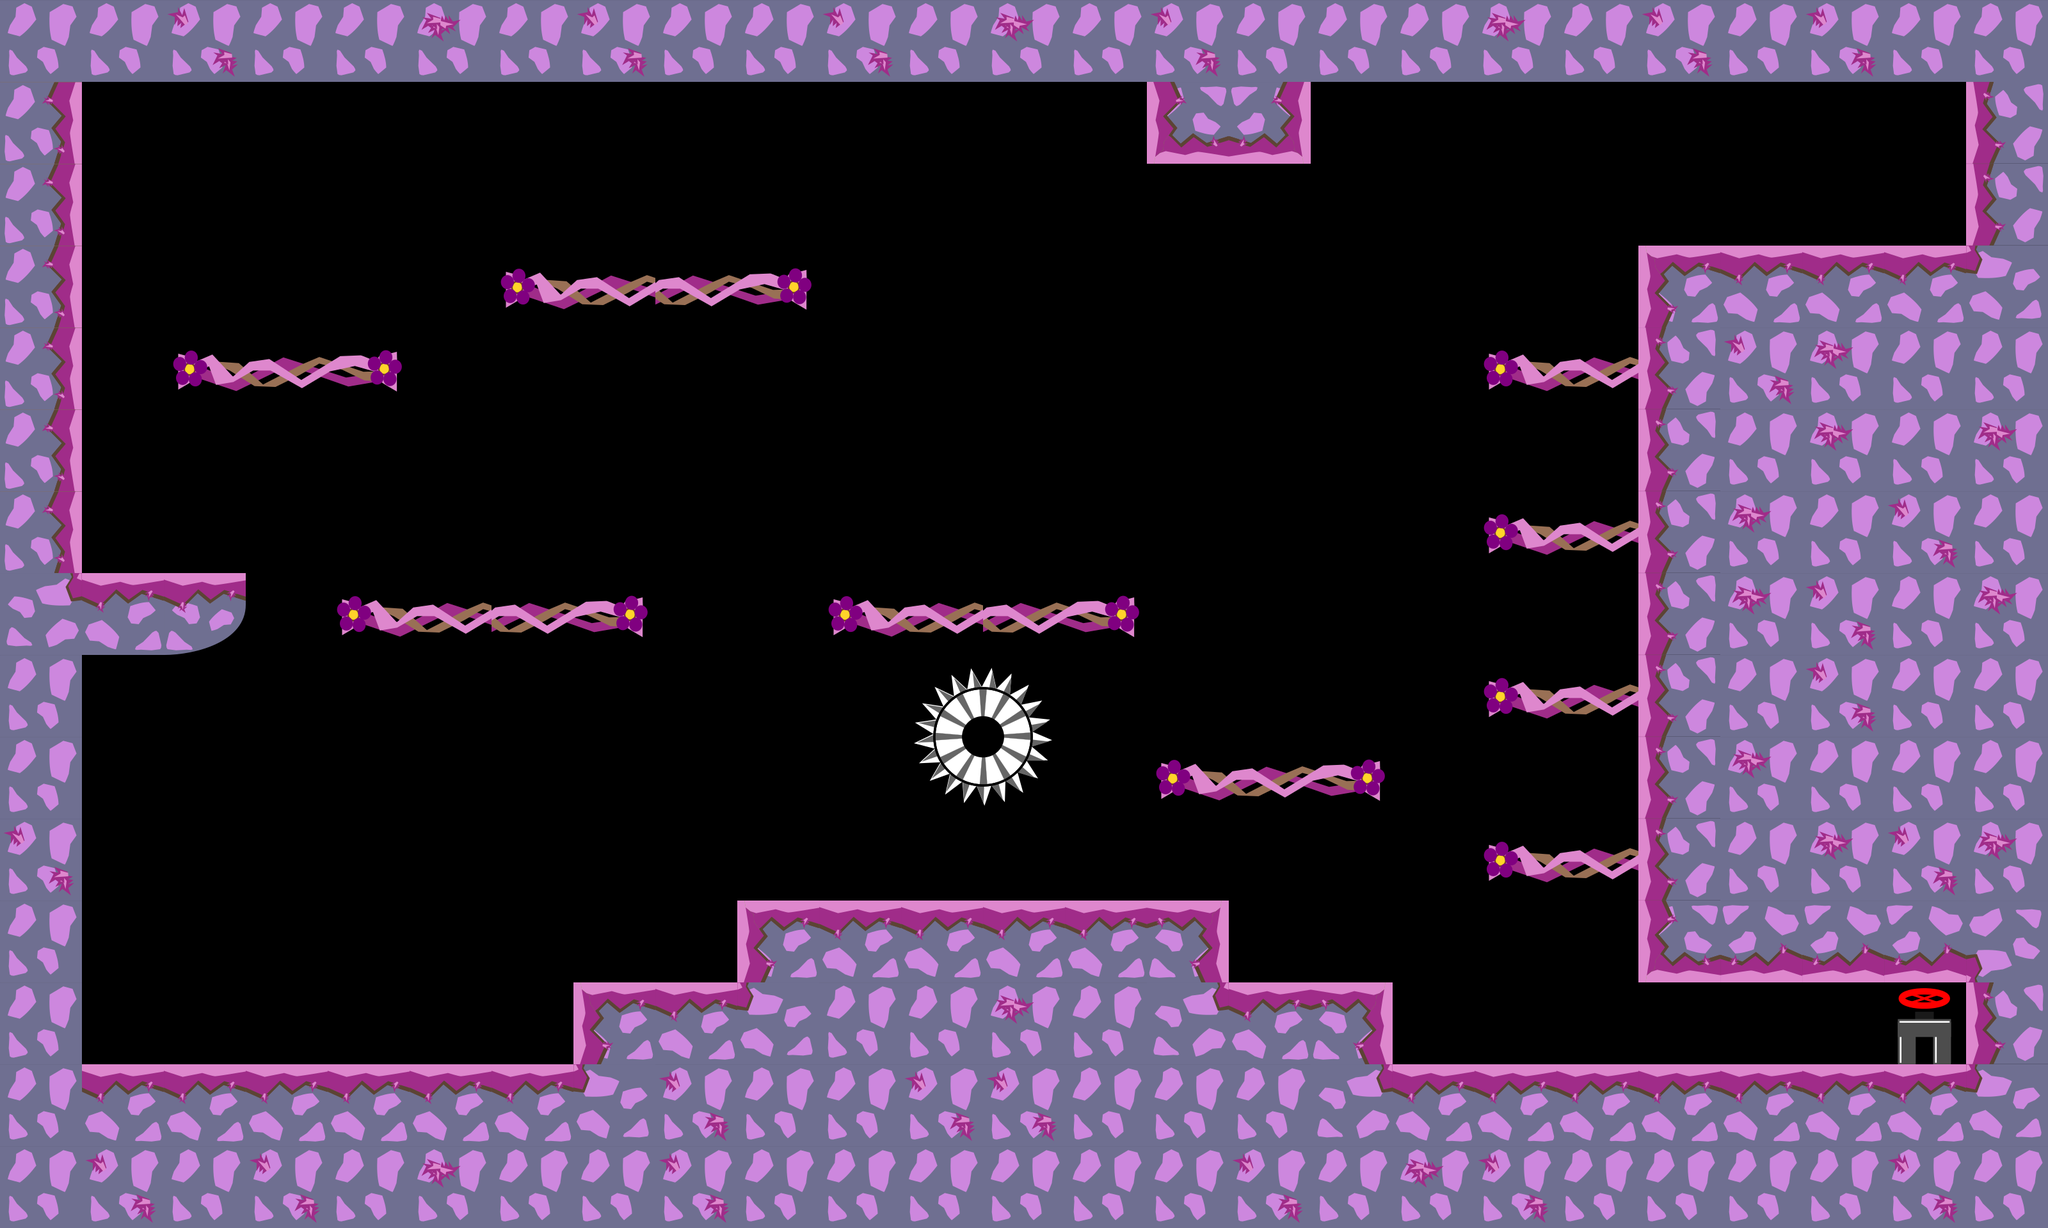

A level layout from a 2D game, rendered from its tile map. Below: a short description, then the map file with tile-grid data replaced by summaries:
An orthogonal 25x15 tile map with 128x128 px tiles, 2 tile layers (graphics, oil), 4 tilesets and 31 objects.

<map version="1.0" tiledversion="1.1.1" orientation="orthogonal" renderorder="right-down" width="25" height="15" tilewidth="128" tileheight="128" infinite="0" nextobjectid="198">
 <tileset firstgid="1" source="tiles_128x128.tsx" />
 <tileset firstgid="37" source="tiles_oil_128x128.tsx" />
 <tileset firstgid="77" source="tiles_128x128_vines.tsx" />
 <tileset firstgid="89" source="tiles_128x128_purple.tsx" />
 <layer name="graphics" width="25" height="15">
  <data>[375 cells, 186 non-empty, 23 distinct tile ids]</data>
 </layer>
 <layer name="oil" width="25" height="15">
  <data>[375 cells, 0 non-empty, 0 distinct tile ids]</data>
 </layer>
 <objectgroup name="blocks">
  <object id="2" x="3072" y="4" width="112" height="1696" />
  <object id="3" x="64" y="52" width="64" height="1684" />
  <object id="4" x="8" y="4" width="3172" height="120" />
  <object id="127" x="8" y="1664" width="3196" height="248.002" />
  <object id="191" x="2560" y="384" width="512" height="1152" />
  <object id="192" x="896" y="1536" width="1280" height="128" />
  <object id="193" x="1152" y="1408" width="768" height="128" />
  <object id="194" x="128" y="896" width="256" height="128" />
  <object id="196" x="1792" y="128" width="256" height="128" />
 </objectgroup>
 <objectgroup name="switch">
  <object id="160" x="128" y="768" width="128" height="128" />
 </objectgroup>
 <objectgroup name="levelEndBlock">
  <object id="146" x="2688" y="1536" width="128" height="128" />
 </objectgroup>
 <objectgroup name="slope" />
 <objectgroup name="passBlock">
  <object id="104" x="1309.2" y="943.56" width="460.485" height="46" />
  <object id="165" x="2336.17" y="814.769" width="215.697" height="46" />
  <object id="181" x="1819.2" y="1198.56" width="328.485" height="46" />
  <object id="182" x="537.38" y="937.954" width="465.818" height="46" />
  <object id="183" x="2335.8" y="559.86" width="215.697" height="46" />
  <object id="184" x="2337.14" y="1327.83" width="215.697" height="46" />
  <object id="187" x="2340.14" y="1070.83" width="215.697" height="46" />
  <object id="188" x="284.713" y="560.62" width="328.485" height="46" />
  <object id="189" x="791.38" y="429.954" width="460.985" height="46" />
 </objectgroup>
 <objectgroup name="flowers">
  <object id="74" x="1377.39" y="347.762" width="69.697" height="69.697">
   <ellipse />
  </object>
  <object id="76" x="388.242" y="347.399" width="69.697" height="69.697">
   <ellipse />
  </object>
  <object id="80" x="2917.34" y="260.974" width="69.697" height="69.697">
   <ellipse />
  </object>
  <object id="83" x="673.701" y="768.61" width="69.697" height="69.697">
   <ellipse />
  </object>
  <object id="112" x="1493.34" y="759.762" width="69.697" height="69.697">
   <ellipse />
  </object>
  <object id="114" x="1955.52" y="1062.43" width="69.697" height="69.697">
   <ellipse />
  </object>
  <object id="141" x="2652.55" y="268.491" width="69.697" height="69.697">
   <ellipse />
  </object>
  <object id="143" x="987.09" y="283.759" width="69.697" height="69.697">
   <ellipse />
  </object>
  <object id="144" x="2391.4" y="361.461" width="69.697" height="69.697">
   <ellipse />
  </object>
 </objectgroup>
 <objectgroup name="end">
  <object id="44" x="2961.67" y="1553.82" width="93" height="95">
   <ellipse />
  </object>
 </objectgroup>
 <objectgroup name="pushBlocks" />
 <objectgroup name="damage">
  <object id="185" x="1427.27" y="1039.39" width="215.152" height="218.182" />
 </objectgroup>
 <objectgroup name="warp_a" />
 <objectgroup name="warp_b" />
</map>
